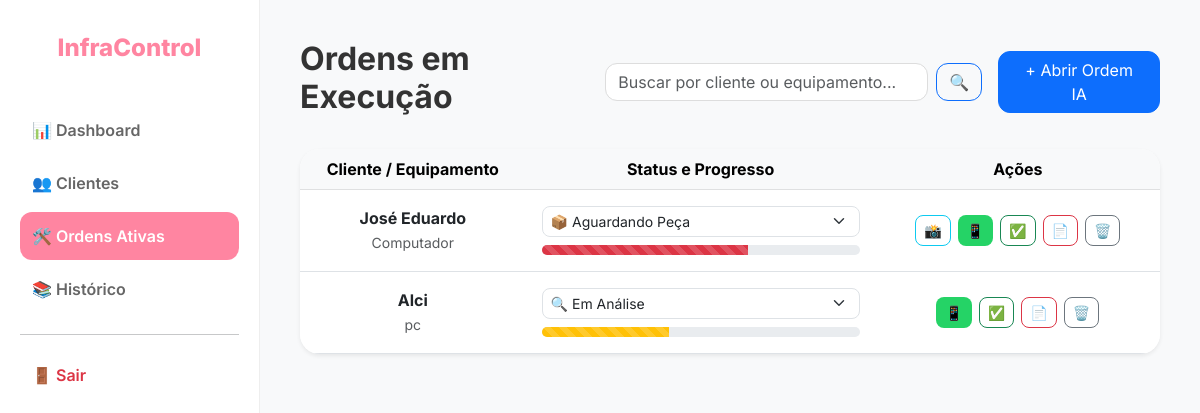
The app's page /os (signed in), older data.
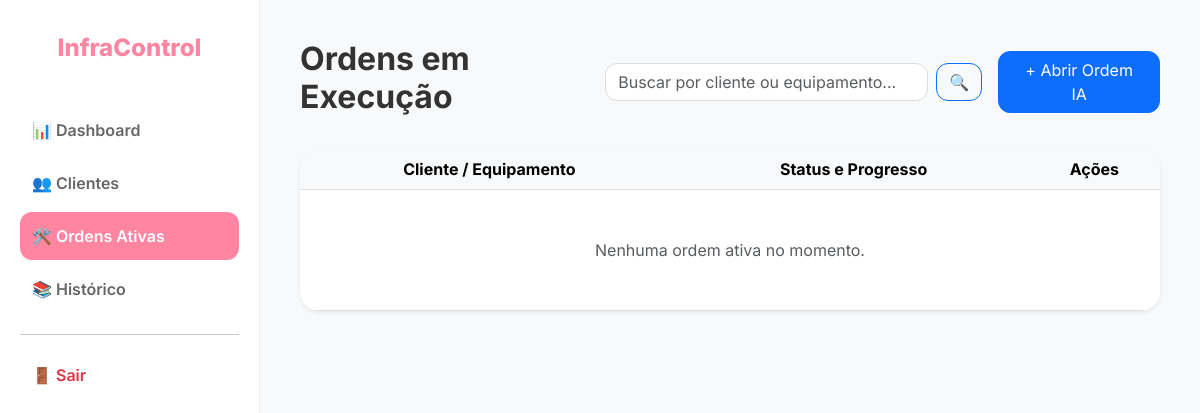
The same page, newer data.
### models.py (models this page shows)
class OrdemServico(db.Model):
    id = db.Column(db.Integer, primary_key=True)
    equipamento = db.Column(db.String(100), nullable=False)
    descricao_problema = db.Column(db.Text, nullable=False)
    diagnostico_ia = db.Column(db.Text)
    valor = db.Column(db.Float)
    status = db.Column(db.String(50), default='Aberto')
    cliente_id = db.Column(db.Integer, db.ForeignKey('cliente.id'), nullable=False)
    foto_antes = db.Column(db.String(255))
    data_garantia = db.Column(db.DateTime, nullable=True)

class Cliente(db.Model):
    id = db.Column(db.Integer, primary_key=True)
    nome = db.Column(db.String(100), nullable=False)
    email = db.Column(db.String(100))
    telefone = db.Column(db.String(20))
    ordens = db.relationship('OrdemServico', backref='cliente', lazy=True)

### app.py (the view, shortened to what this page needs)
@app.route('/os', methods=['GET', 'POST'])
@login_required
def ordens():
    search = request.args.get('search')
    query = OrdemServico.query.filter(OrdemServico.status != 'Finalizado')
    if search: query = query.filter(OrdemServico.equipamento.ilike(f'%{search}%') | OrdemServico.cliente.has(Cliente.nome.ilike(f'%{search}%')))
    ativas = query.all()
    p_map, c_map = {'Aberto': 15, 'Em Análise': 40, 'Aguardando Peça': 65, 'Pronto para Retirada': 95}, {'Aberto': 'info', 'Em Análise': 'warning', 'Aguardando Peça': 'danger', 'Pronto para Retirada': 'primary'}
    for o in ativas: o.nivel, o.estilo = p_map.get(o.status, 10), c_map.get(o.status, 'secondary')
    return render_template('os.html', ordens=ativas, clientes=Cliente.query.all(), search=search)

### app.py (called while the page is built)
@login_manager.user_loader
def load_user(user_id): return User.query.get(int(user_id))

### templates/os.html (shortened to what this page needs)
{% extends "base.html" %}
{% block content %}
<div class="d-flex justify-content-between align-items-center mb-4">
    <h2 style="font-weight: 700; color: #333;">Ordens em Execução</h2>
    <form class="d-flex w-50 mx-3" method="GET" action="{{ url_for('ordens') }}">
        <input class="form-control me-2" type="search" name="search" placeholder="Buscar por cliente ou equipamento..." value="{{ search or '' }}" style="border-radius: 12px; border: 1px solid #ddd;">
        <button class="btn btn-outline-primary" type="submit" style="border-radius: 12px;">🔍</button>
    </form>
    <button class="btn btn-primary px-4" style="border-radius: 12px;" data-bs-toggle="modal" data-bs-target="#newOS">+ Abrir Ordem IA</button>
</div>
<div class="card border-0 shadow-sm" style="border-radius: 20px; overflow: hidden;">
    <table class="table table-hover m-0 align-middle text-center">
        <thead class="table-light">
            <tr>
                <th>Cliente / Equipamento</th>
                <th style="width: 350px;">Status e Progresso</th>
                <th>Ações</th>
            </tr>
        </thead>
        <tbody>
            {% for o in ordens %}
            <tr>
                <td class="p-3">
                    <strong>{{ o.cliente.nome }}</strong><br>
                    <small class="text-muted">{{ o.equipamento }}</small>
                </td>
                <td class="p-3">
                    <form action="{{ url_for('atualizar_status', id=o.id) }}" method="POST" class="mb-2">
                        <select name="status" class="form-select form-select-sm" onchange="this.form.submit()" style="border-radius: 8px;">
                            <option value="Em Análise" {% if o.status == 'Em Análise' %}selected{% endif %}>🔍 Em Análise</option>
                            <option value="Aguardando Peça" {% if o.status == 'Aguardando Peça' %}selected{% endif %}>📦 Aguardando Peça</option>
                        </select>
                    </form>
                    <div class="progress" style="height: 10px; border-radius: 20px;">
                        <div class="progress-bar progress-bar-striped progress-bar-animated bg-{{ o.estilo }}" role="progressbar" style="width: {{ o.nivel }}%;"></div>
                    </div>
                </td>
                <td class="p-3">
                    <div class="btn-group gap-2">
                        {% if o.foto_antes %}
                        <a href="{{ url_for('static', filename='uploads/' ~ o.foto_antes) }}" target="_blank" class="btn btn-sm btn-outline-info" style="border-radius: 8px;" title="Ver Foto Original">
                            📸
                        </a>
                        {% endif %}
                        {% set zap = o.cliente.telefone | string | replace(' ', '') | replace('-', '') | replace('(', '') | replace(')', '') %}
                        {% set msg = "Olá " ~ o.cliente.nome ~ "! Aqui é do InfraControl. O status do seu equipamento (" ~ o.equipamento ~ ") foi atualizado para: *" ~ o.status ~ "*. Valor atual: R$ " ~ "%.2f"|format(o.valor) %}
                        <a href="https://wa.me/55{{ zap }}?text={{ msg | urlencode }}" target="_blank" class="btn btn-sm text-white" style="border-radius: 8px; background-color: #25D366; font-weight: 600;" title="WhatsApp">📱</a>
                        <a href="{{ url_for('finalizar_os', os_id=o.id) }}" class="btn btn-sm btn-outline-success" style="border-radius: 8px;" title="Entregar">✅</a>
                        <a href="{{ url_for('gerar_pdf', os_id=o.id) }}" class="btn btn-sm btn-outline-danger" style="border-radius: 8px;" title="Gerar PDF">📄</a>
                        <a href="{{ url_for('excluir_os', id=o.id) }}" class="btn btn-sm btn-outline-secondary" style="border-radius: 8px;" onclick="return confirm('Excluir?')" title="Excluir">🗑️</a>
                    </div>
                </td>
            </tr>
            {% else %}
            <tr><td colspan="3" class="p-5 text-muted">Nenhuma ordem ativa no momento.</td></tr>
            {% endfor %}
        </tbody>
    </table>
</div>
{% endblock %}

### templates/base.html (shortened to what this page needs)
<!DOCTYPE html>
<html lang="pt-br">
<head>
    <link href="https://cdn.jsdelivr.net/npm/bootstrap@5.3.0/dist/css/bootstrap.min.css" rel="stylesheet">
</head>
<body>
    <nav class="sidebar">
        <a href="{{ url_for('dashboard') }}" class="sidebar-brand">InfraControl</a>
        <div class="nav flex-column">
            <a href="{{ url_for('dashboard') }}" class="nav-link {% if request.endpoint == 'dashboard' %}active{% endif %}">📊 Dashboard</a>
            <a href="{{ url_for('clientes') }}" class="nav-link {% if request.endpoint in ['clientes', 'editar_cliente'] %}active{% endif %}">👥 Clientes</a>
            <a href="{{ url_for('ordens') }}" class="nav-link {% if request.endpoint == 'ordens' %}active{% endif %}">🛠️ Ordens Ativas</a>
            <a href="{{ url_for('historico') }}" class="nav-link {% if request.endpoint == 'historico' %}active{% endif %}">📚 Histórico</a>
        </div>
        <div class="mt-auto"><hr><a href="{{ url_for('logout') }}" class="nav-link text-danger">🚪 Sair</a></div>
    </nav>
    <div class="main-wrapper">
        {% block content %}{% endblock %}
    </div>
</body>
</html>

### templates/base.html (style rules this page uses)
:root { --primary: #ff85a1; --sidebar-bg: #ffffff; }
body { background-color: #f8f9fa; font-family: 'Inter', sans-serif; display: flex; }
.sidebar { width: 260px; height: 100vh; background: var(--sidebar-bg); position: fixed; padding: 30px 20px; border-right: 1px solid #eee; }
.sidebar-brand { color: var(--primary); font-weight: 800; font-size: 1.5rem; text-decoration: none; display: block; text-align: center; margin-bottom: 40px; }
.nav-link { color: #666; font-weight: 600; padding: 12px; border-radius: 12px; margin-bottom: 5px; transition: 0.3s; text-decoration: none; display: block; }
.nav-link.active { background: var(--primary); color: white; }
.main-wrapper { margin-left: 260px; width: 100%; padding: 40px; }

Row changes from the older to the newer data that the page shows:
removed OrdemServico: cliente.nome "José Eduardo", equipamento "Computador", status "📦 Aguardando Peça", {{ o.nivel }} 65 (drawn)
removed OrdemServico: cliente.nome "Alci", equipamento "pc", status "🔍 Em Análise", {{ o.nivel }} 40 (drawn)
Text that changed along with them:
text now shown: "Nenhuma ordem ativa no momento."
